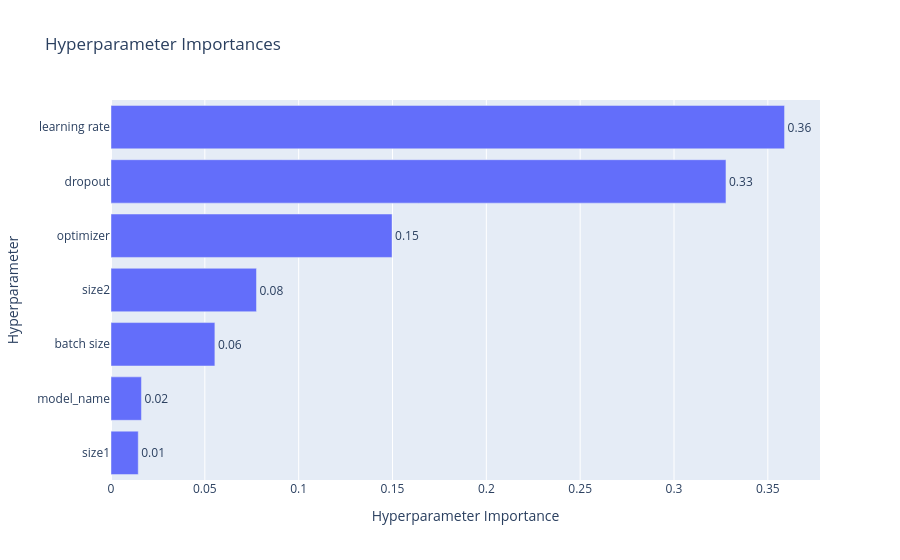

The cell this chart's notebook holds for it:
### Code cell
# Importancia de hiperparámetros de proporciones
study = optuna.load_study(
    study_name="TFG_elegir_base_VisionT",
    storage="sqlite:///Hiperparametros_MR/Primera_prueba_VisionT.db"
)

# Evaluamos la importancia de cada hiperparámetro y la representamos
fig = vis.plot_param_importances(study)
fig.show()

### Figure 1 — Plotly figure (JSON) as saved in the notebook; plotly's stock layout.template omitted (floating-point values rounded to 4 significant figures)
{"data": [{"cliponaxis": false, "hovertemplate": ["size1 (IntDistribution): 0.014518284495031727<extra></extra>", "model_name (CategoricalDistribution): 0.016223230042863086<extra></extra>", "batch size (CategoricalDistribution): 0.055354054654528924<extra></extra>", "size2 (IntDistribution): 0.07752430182278632<extra></extra>", "optimizer (CategoricalDistribution): 0.1497729008298284<extra></extra>", "dropout (CategoricalDistribution): 0.32769665772788864<extra></extra>", "learning rate (CategoricalDistribution): 0.35891057042707286<extra></extra>"], "name": "Objective Value", "orientation": "h", "text": ["0.01", "0.02", "0.06", "0.08", "0.15", "0.33", "0.36"], "textposition": "outside", "type": "bar", "x": [0.01452, 0.01622, 0.05535, 0.07752, 0.1498, 0.3277, 0.3589], "y": ["size1", "model_name", "batch size", "size2", "optimizer", "dropout", "learning rate"]}], "layout": {"title": {"text": "Hyperparameter Importances"}, "xaxis": {"title": {"text": "Hyperparameter Importance"}}, "yaxis": {"title": {"text": "Hyperparameter"}}}}
